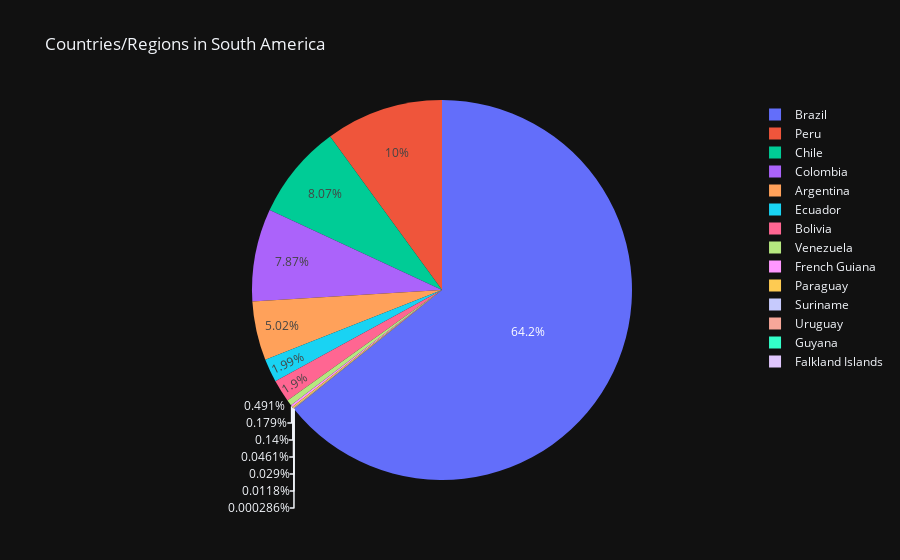

Source (notebook cell):
### Markdown cell above
# South America

### Code cell
px.pie(south_america, values='TotalCases', names='Country/Region',template="plotly_dark",
       title='Countries/Regions in South America')

### Figure 1 — Plotly figure (JSON) as saved in the notebook; plotly's stock layout.template omitted (floating-point values rounded to 4 significant figures)
{"data": [{"domain": {"x": [0, 1], "y": [0, 1]}, "hovertemplate": "Country/Region=%{label}<br>TotalCases=%{value}<extra></extra>", "labels": ["Brazil", "Peru", "Chile", "Colombia", "Argentina", "Ecuador", "Bolivia", "Venezuela", "French Guiana", "Paraguay", "Suriname", "Uruguay", "Guyana", "Falkland Islands"], "legendgroup": "", "name": "", "showlegend": true, "type": "pie", "values": [2917562, 455409, 366671, 357710, 228195, 90537, 86423, 22299, 8127, 6375, 2096, 1318, 538, 13]}], "layout": {"legend": {"tracegroupgap": 0}, "title": {"text": "Countries/Regions in South America"}}}
